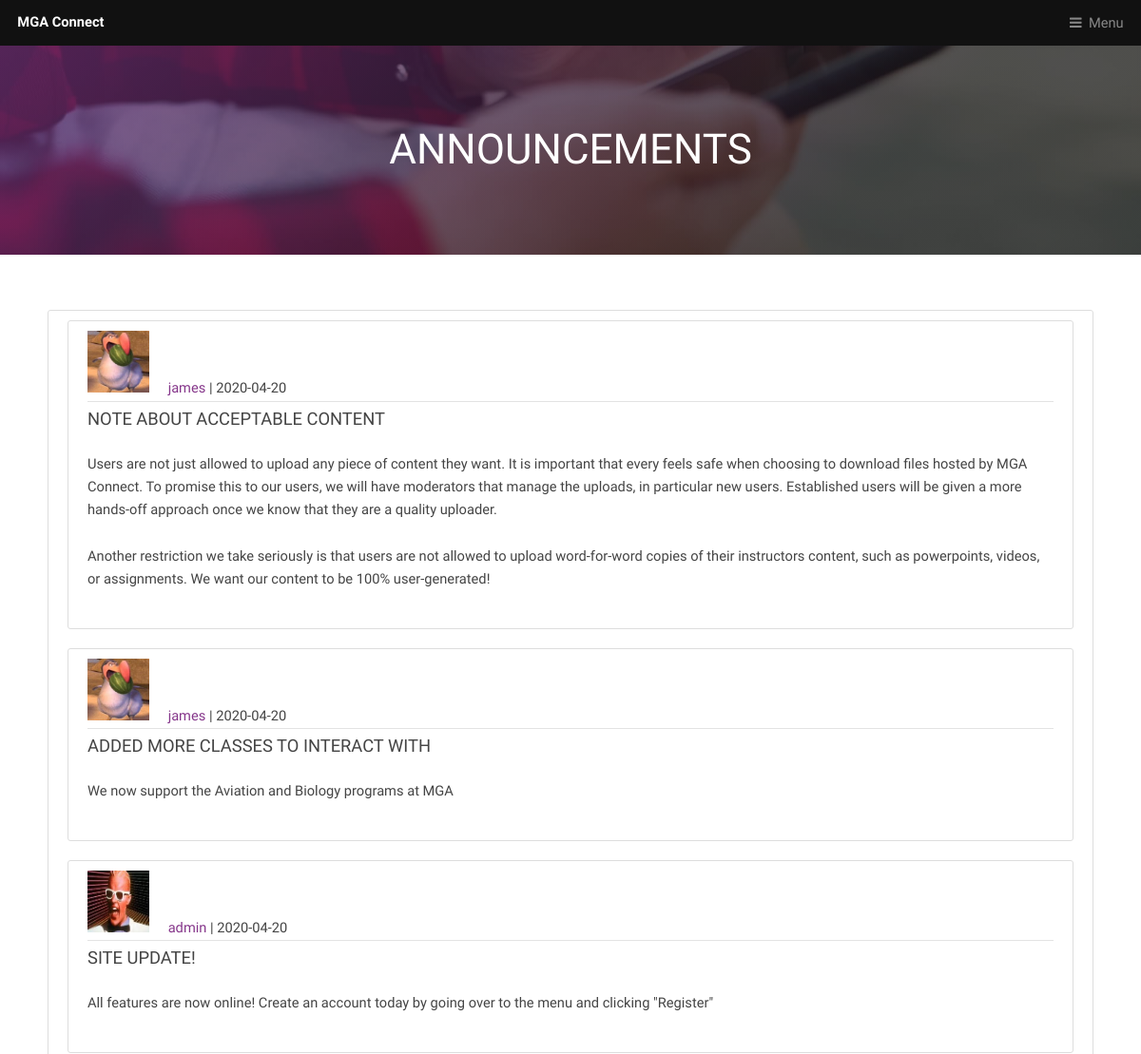
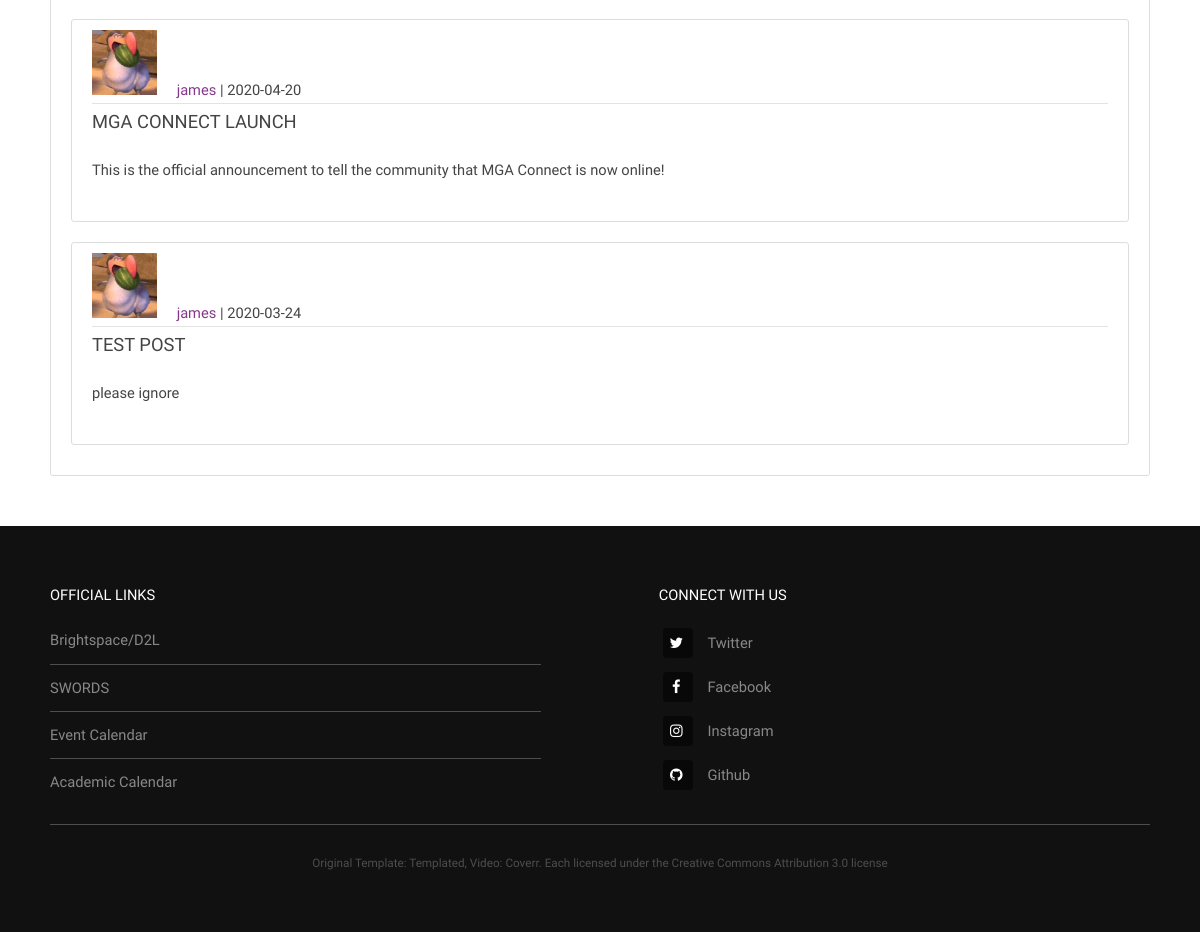
Page /news on the committed database (2 pictures, top to bottom).
### app/models.py (models this page shows, shortened)
class Post(db.Model):
    id = db.Column(db.Integer, primary_key=True)
    title = db.Column(db.String(100), nullable=False)
    date_posted = db.Column(db.DateTime, nullable=False, default=datetime.utcnow)
    content = db.Column(db.Text, nullable=False)
    user_id = db.Column(db.Integer, db.ForeignKey('user.id'), nullable=False)

class User(db.Model, UserMixin):
    id = db.Column(db.Integer, primary_key=True)
    username = db.Column(db.String(20), unique=True, nullable=False)
    stu_id = db.Column(db.String(9), unique=True, nullable=False)
    email = db.Column(db.String(60), unique=True, nullable=False)
    image_file = db.Column(db.String(20), nullable=False, default='default.jpg')
    about_me = db.Column(db.String(250))
    last_seen = db.Column(db.DateTime, default=datetime.today())
    password = db.Column(db.String(30), nullable=False)
    posts = db.relationship('Post', backref='author', lazy=True)
    roles = db.relationship('Role', secondary='user_roles', backref=db.backref('users', lazy='dynamic'))

### app/routes.py (the view)
def news():
    posts = Post.query.order_by(Post.id.desc()).all()
    return render_template('news.html', title='News', posts=posts)

### app/routes.py (called while the page is built)
@app.before_request
def before_request():
    if current_user.is_authenticated:
        current_user.last_seen = datetime.utcnow()
        db.session.commit()

### app/templates/news.html (shortened to what this page needs)
<div id="heading" >
    <h1>Announcements</h1>
</div>
{% extends "template.html" %}
{% block content %}
    <section id="main" class="wrapper">
        <div class="inner">
            <div class="content-section">
                {% for post in posts %}
                    <article class="media content-section">
                        <div class="media-body">
                            <div class="article-metadata">
                                <img class="rounded-circle article-img" src="{{ url_for('static', filename='images/profile_pics/' + post.author.image_file) }}">
                                <a class="mr-2" href="{{ url_for('account', stu_id=post.author.stu_id) }}">{{ post.author.username }}</a>
                                | <small class="text-muted">{{ post.date_posted.strftime('%Y-%m-%d') }}</small>
                            </div>
                            <h3><a class="article-title" href="{{ url_for('post', post_id=post.id) }}">{{ post.title }}</a></h3>
                            <p class="article-content">{{ post.content }}</p>
                        </div>
                    </article>
                {% endfor %}
            </div>
        </div>
    </section>
{% endblock content %}

### rows in the picture
Post: image_file (picture), author.username "james", date_posted "2020-04-20", title "NOTE ABOUT ACCEPTABLE CONTENT", content "Users are not just allowed to upload any piece of content they want. It is important that every feels safe when choosing to download files hosted by MGA Connect. To promise this to our users, we will have moderators that manage the uploads, in particular new users. Established users will be given a more hands-off approach once we know that they are a quality uploader. Another restriction we take seriously is that users are not allowed to upload word-for-word copies of their instructors content, such as powerpoints, videos, or assignments. We want our content to be 100% user-generated!"
Post: image_file (picture), author.username "james", date_posted "2020-04-20", title "ADDED MORE CLASSES TO INTERACT WITH", content "We now support the Aviation and Biology programs at MGA"
Post: image_file (picture), author.username "admin", date_posted "2020-04-20", title "SITE UPDATE!", content "All features are now online! Create an account today by going over to the menu and clicking \"Register\""
Post: image_file (picture), author.username "james", date_posted "2020-04-20", title "MGA CONNECT LAUNCH", content "This is the official announcement to tell the community that MGA Connect is now online!"
Post: image_file (picture), author.username "james", date_posted "2020-03-24", title "TEST POST", content "please ignore"
